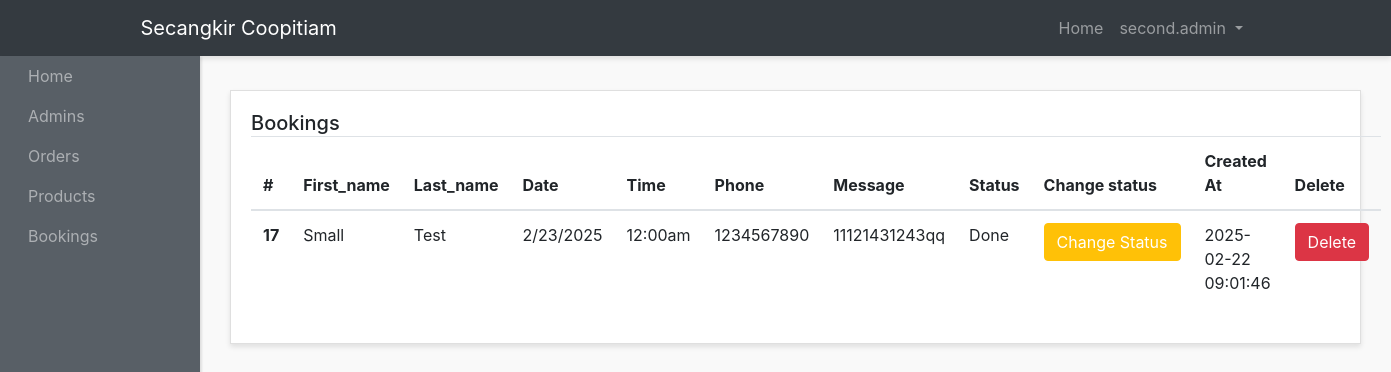
The app's page /admin-panel/bookings-admins/show-bookings.php (signed in) with its own data.
### tables this page shows
CREATE TABLE `bookings` (
  `id` int(10) NOT NULL,
  `first_name` varchar(200) NOT NULL,
  `last_name` varchar(200) NOT NULL,
  `date` varchar(200) NOT NULL,
  `time` varchar(200) NOT NULL,
  `phone` varchar(100) NOT NULL,
  `message` text NOT NULL,
  `status` varchar(200) NOT NULL DEFAULT 'Pending',
  `user_id` int(7) NOT NULL,
  `created_at` timestamp NOT NULL DEFAULT current_timestamp()
);

### admin-panel/bookings-admins/show-bookings.php (the view, shortened to what this page needs)
<?php require "../layouts/header.php"; ?>
<?php require "../../config/config.php"; ?>
<?php
  $bookings = $conn->query("SELECT * FROM bookings");
  $bookings->execute();
  $allBookings = $bookings->fetchAll(PDO::FETCH_OBJ);
?>
      <div class="row">
        <div class="col">
          <div class="card">
            <div class="card-body">
              <h5 class="card-title mb-4 d-inline">Bookings</h5>
              <table class="table">
                <thead>
                  <tr>
                    <th scope="col">#</th>
                    <th scope="col">First_name</th>
                    <th scope="col">Last_name</th>
                    <th scope="col">Date</th>
                    <th scope="col">Time</th>
                    <th scope="col">Phone</th>
                    <th scope="col">Message</th>
                    <th scope="col">Status</th>
                    <th scope="col">Change status</th>
                    <th scope="col">Created At</th>
                    <th scope="col">Delete</th>
                  </tr>
                </thead>
                <tbody>
                  <?php foreach($allBookings as $booking) : ?>
                  <tr>
                    <th scope="row"><?php echo $booking->id; ?></th>
                    <td><?php echo $booking->first_name; ?></td>
                    <td><?php echo $booking->last_name; ?></td>
                    <td><?php echo $booking->date; ?> </td>
                    <td><?php echo $booking->time; ?></td>
                    <td><?php echo $booking->phone; ?></td>
                    <td>
                    <?php echo $booking->message; ?>
                    </td>
                    <td><?php echo $booking->status; ?></td>
                    <td><a href="change-status.php?id=<?php echo $booking->id; ?>" class="btn btn-warning  text-white text-center ">Change Status</a></td>
                    <td><?php echo $booking->created_at; ?></td>
                    <td>
                        <a href="delete-bookings.php?id=<?php echo $booking->id; ?>"
                          class="btn btn-danger text-center"
                          onclick="return confirm('Are you sure you want to delete this booking?');">
                          Delete
                        </a>
                    </td>
                  </tr>
                  <?php endforeach; ?>
                </tbody>
              </table>
            </div>
          </div>
        </div>
      </div>
 <?php require "../layouts/footer.php"; ?>

### admin-panel/styles/style.css (style rules this page uses)
body { background:#f9f9f9; }
.card { margin-bottom: 15px; border-radius:0; box-shadow: 0 3px 5px rgba(0,0,0,.1); }

### records on screen
bookings: id "17", first_name "Small", last_name "Test", date "2/23/2025", time "12:00am", phone "1234567890", message "11121431243qq", status "Done", created_at "2025-02-22 09:01:46"

### other values on screen
$_SESSION['admin_name'] "second.admin"
